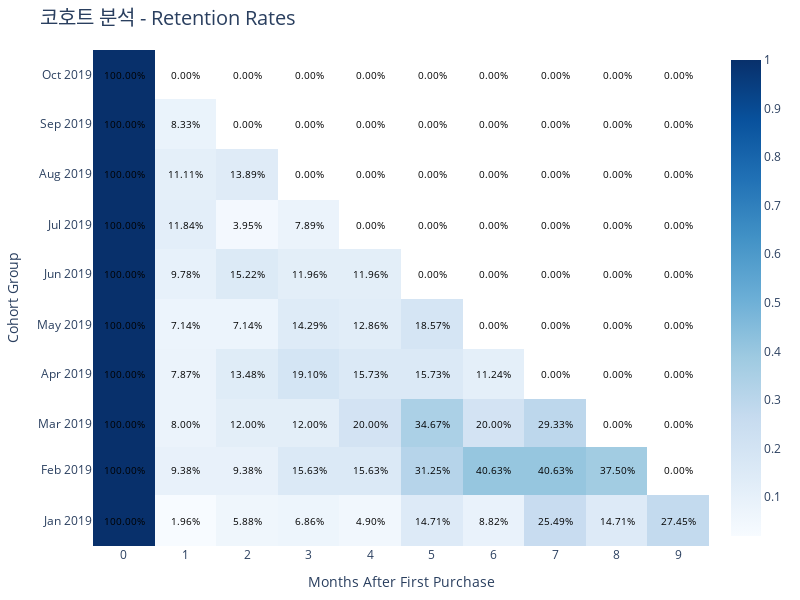

Source (notebook cell):
### Code cell
import plotly.graph_objects as go
from datetime import datetime

def heatmap() : 
    fig = go.Figure(data=go.Heatmap(
        z=retention_matrix.values,
        x=retention_matrix.columns,
        y=retention_matrix.index,
        colorscale='Blues',
        text=retention_matrix.values,
        texttemplate="%{text:.2%}",  # 비율 형식으로 표시
        textfont={"size": 10, "color": "black"}
    ))
    
    # 레이아웃 업데이트
    fig.update_layout(
        title='코호트 분석 - Retention Rates',
        title_font_size=20,
        xaxis_title='Months After First Purchase',
        yaxis_title='Cohort Group',
        xaxis=dict(tickmode='linear', tick0=0, dtick=1, tickfont=dict(size=12)),
        yaxis=dict(tickfont=dict(size=12)),
        plot_bgcolor='white',
        margin=dict(l=60, r=20, t=50, b=50),
        width=800,
        height=600
    )
    
    # 축 레이블 및 타이틀 스타일링
    fig.update_xaxes(
        title_font=dict(size=14),
        tickfont=dict(size=12)
    )
    
    fig.update_yaxes(
        title_font=dict(size=14),
        tickfont=dict(size=12)
    )
    
    # 색상바(컬러바) 스타일링
    fig.update_coloraxes(colorbar=dict(
        title="재구매율",
        titleside="right",
        titlefont=dict(size=14),
        tickfont=dict(size=12)
    ))
    return fig

heatmap()

### Figure 1 — Plotly figure (JSON) as saved in the notebook; plotly's stock layout.template omitted (floating-point values rounded to 4 significant figures)
{"data": [{"colorscale": [[0, "rgb(247,251,255)"], [0.125, "rgb(222,235,247)"], [0.25, "rgb(198,219,239)"], [0.375, "rgb(158,202,225)"], [0.5, "rgb(107,174,214)"], [0.625, "rgb(66,146,198)"], [0.75, "rgb(33,113,181)"], [0.875, "rgb(8,81,156)"], [1, "rgb(8,48,107)"]], "text": [[1, 0.01961, 0.05882, 0.06863, 0.04902, 0.1471, 0.08824, 0.2549, 0.1471, 0.2745], [1, 0.09375, 0.09375, 0.1562, 0.1562, 0.3125, 0.4062, 0.4062, 0.375, null], [1, 0.08, 0.12, 0.12, 0.2, 0.3467, 0.2, 0.2933, null, null], [1, 0.07865, 0.1348, 0.191, 0.1573, 0.1573, 0.1124, null, null, null], [1, 0.07143, 0.07143, 0.1429, 0.1286, 0.1857, null, null, null, null], [1, 0.09783, 0.1522, 0.1196, 0.1196, null, null, null, null, null], [1, 0.1184, 0.03947, 0.07895, null, null, null, null, null, null], [1, 0.1111, 0.1389, null, null, null, null, null, null, null], [1, 0.08333, null, null, null, null, null, null, null, null], [1, null, null, null, null, null, null, null, null, null]], "textfont": {"color": "black", "size": 10}, "texttemplate": "%{text:.2%}", "type": "heatmap", "x": [0, 1, 2, 3, 4, 5, 6, 7, 8, 9], "y": ["2019-01", "2019-02", "2019-03", "2019-04", "2019-05", "2019-06", "2019-07", "2019-08", "2019-09", "2019-10"], "z": [[1, 0.01961, 0.05882, 0.06863, 0.04902, 0.1471, 0.08824, 0.2549, 0.1471, 0.2745], [1, 0.09375, 0.09375, 0.1562, 0.1562, 0.3125, 0.4062, 0.4062, 0.375, null], [1, 0.08, 0.12, 0.12, 0.2, 0.3467, 0.2, 0.2933, null, null], [1, 0.07865, 0.1348, 0.191, 0.1573, 0.1573, 0.1124, null, null, null], [1, 0.07143, 0.07143, 0.1429, 0.1286, 0.1857, null, null, null, null], [1, 0.09783, 0.1522, 0.1196, 0.1196, null, null, null, null, null], [1, 0.1184, 0.03947, 0.07895, null, null, null, null, null, null], [1, 0.1111, 0.1389, null, null, null, null, null, null, null], [1, 0.08333, null, null, null, null, null, null, null, null], [1, null, null, null, null, null, null, null, null, null]]}], "layout": {"coloraxis": {"colorbar": {"tickfont": {"size": 12}, "title": {"font": {"size": 14}, "side": "right", "text": "재구매율"}}}, "height": 600, "margin": {"b": 50, "l": 60, "r": 20, "t": 50}, "plot_bgcolor": "white", "title": {"font": {"size": 20}, "text": "코호트 분석 - Retention Rates"}, "width": 800, "xaxis": {"dtick": 1, "tick0": 0, "tickfont": {"size": 12}, "tickmode": "linear", "title": {"font": {"size": 14}, "text": "Months After First Purchase"}}, "yaxis": {"tickfont": {"size": 12}, "title": {"font": {"size": 14}, "text": "Cohort Group"}}}}
